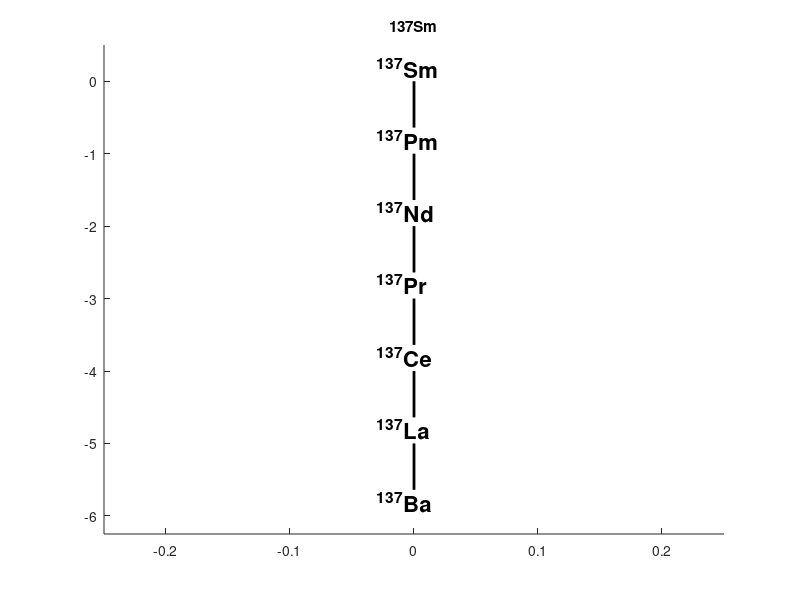

The MATLAB source for this figure:

% Variable initialization
lg=2;
tpnt=[0 0];
bpnt=[0 -1];

% Create the figure
yek = figure(1);
% Set figure properties
set(yek,'Name','Samarium 137 Decay Chart','NumberTitle','off')
axis([-0.25 0.25 -6.25 0.5]);
title '137Sm';
hold on;

% Plot points and lines for the tree. Set bottom point and top point, then
% repeat until we have all the legs of the tree that are needed.
plot([tpnt(1) bpnt(1)],[tpnt(2) 0.64*bpnt(2)],'k','LineWidth', 2);
plot([tpnt(1) bpnt(1)],[bpnt(2) 1.64*bpnt(2)],'k','LineWidth', 2);
plot([tpnt(1) bpnt(1)],[2*bpnt(2) 2.64*bpnt(2)],'k','LineWidth', 2);
plot([tpnt(1) bpnt(1)],[3*bpnt(2) 3.64*bpnt(2)],'k','LineWidth', 2);
plot([tpnt(1) bpnt(1)],[4*bpnt(2) 4.64*bpnt(2)],'k','LineWidth', 2);
plot([tpnt(1) bpnt(1)],[5*bpnt(2) 5.64*bpnt(2)],'k','LineWidth', 2);
hold off;

% Add the text to the trees in the right spots
text((-0.03+tpnt(1)),(0.2+tpnt(2)),'^{137}Sm','FontSize', 16, ...
    'FontWeight', 'bold');
text((-0.03+tpnt(1)),(0.2+bpnt(2)),'^{137}Pm','FontSize', 16, ...
    'FontWeight', 'bold');
text((-0.03+tpnt(1)),2.25*(0.2+bpnt(2)),'^{137}Nd','FontSize', 16, ...
    'FontWeight', 'bold');
text((-0.03+tpnt(1)),3.49*(0.2+bpnt(2)),'^{137}Pr','FontSize', 16, ...
    'FontWeight', 'bold');
text((-0.03+tpnt(1)),4.74*(0.2+bpnt(2)),'^{137}Ce','FontSize', 16, ...
    'FontWeight', 'bold');
text((-0.03+tpnt(1)),5.99*(0.2+bpnt(2)),'^{137}La','FontSize', 16, ...
    'FontWeight', 'bold');
text((-0.03+tpnt(1)),7.25*(0.2+bpnt(2)),'^{137}Ba','FontSize', 16, ...
    'FontWeight', 'bold');